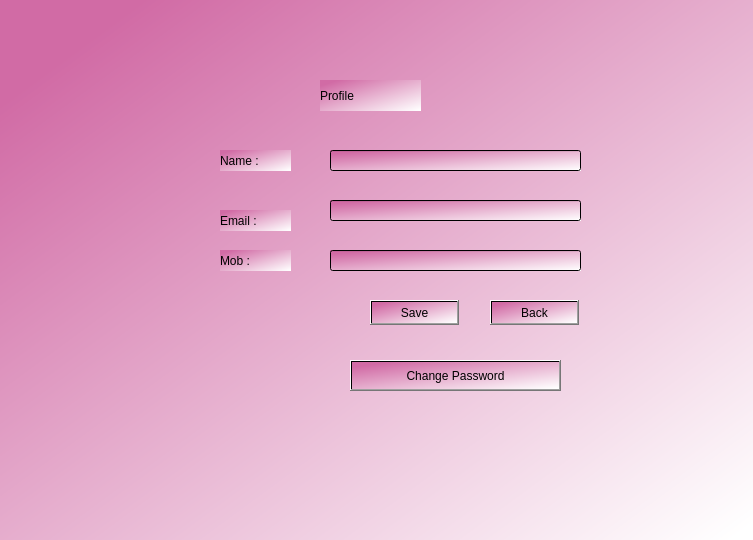
<?xml version="1.0" encoding="UTF-8"?>
<ui version="4.0">
 <class>showprofile</class>
 <widget class="QWidget" name="showprofile">
  <property name="geometry">
   <rect>
    <x>0</x>
    <y>0</y>
    <width>753</width>
    <height>540</height>
   </rect>
  </property>
  <property name="windowTitle">
   <string>showprofile</string>
  </property>
  <property name="styleSheet">
   <string notr="true">
background-color:qlineargradient(spread:pad, x1:0.091, y1:0.101636, x2:0.991379, y2:0.977, stop:0 rgba(209, 107, 165, 255), stop:1 rgba(255, 255, 255, 255));</string>
  </property>
  <widget class="QLineEdit" name="nameedit">
   <property name="geometry">
    <rect>
     <x>330</x>
     <y>150</y>
     <width>251</width>
     <height>21</height>
    </rect>
   </property>
  </widget>
  <widget class="QLineEdit" name="emailedit">
   <property name="geometry">
    <rect>
     <x>330</x>
     <y>200</y>
     <width>251</width>
     <height>21</height>
    </rect>
   </property>
  </widget>
  <widget class="QLineEdit" name="mobedit">
   <property name="geometry">
    <rect>
     <x>330</x>
     <y>250</y>
     <width>251</width>
     <height>21</height>
    </rect>
   </property>
  </widget>
  <widget class="QLabel" name="label">
   <property name="geometry">
    <rect>
     <x>220</x>
     <y>150</y>
     <width>71</width>
     <height>21</height>
    </rect>
   </property>
   <property name="text">
    <string>Name :</string>
   </property>
  </widget>
  <widget class="QLabel" name="label_2">
   <property name="geometry">
    <rect>
     <x>220</x>
     <y>210</y>
     <width>71</width>
     <height>21</height>
    </rect>
   </property>
   <property name="text">
    <string>Email :</string>
   </property>
  </widget>
  <widget class="QLabel" name="label_3">
   <property name="geometry">
    <rect>
     <x>220</x>
     <y>250</y>
     <width>71</width>
     <height>21</height>
    </rect>
   </property>
   <property name="text">
    <string>Mob : </string>
   </property>
  </widget>
  <widget class="QPushButton" name="changepass">
   <property name="geometry">
    <rect>
     <x>350</x>
     <y>360</y>
     <width>211</width>
     <height>31</height>
    </rect>
   </property>
   <property name="text">
    <string>Change Password</string>
   </property>
  </widget>
  <widget class="QPushButton" name="savebut">
   <property name="geometry">
    <rect>
     <x>370</x>
     <y>300</y>
     <width>89</width>
     <height>25</height>
    </rect>
   </property>
   <property name="text">
    <string>Save</string>
   </property>
  </widget>
  <widget class="QPushButton" name="backbut">
   <property name="geometry">
    <rect>
     <x>490</x>
     <y>300</y>
     <width>89</width>
     <height>25</height>
    </rect>
   </property>
   <property name="text">
    <string>Back</string>
   </property>
  </widget>
  <widget class="QLabel" name="label_4">
   <property name="geometry">
    <rect>
     <x>320</x>
     <y>80</y>
     <width>101</width>
     <height>31</height>
    </rect>
   </property>
   <property name="text">
    <string>Profile</string>
   </property>
  </widget>
 </widget>
 <resources/>
 <connections/>
</ui>
